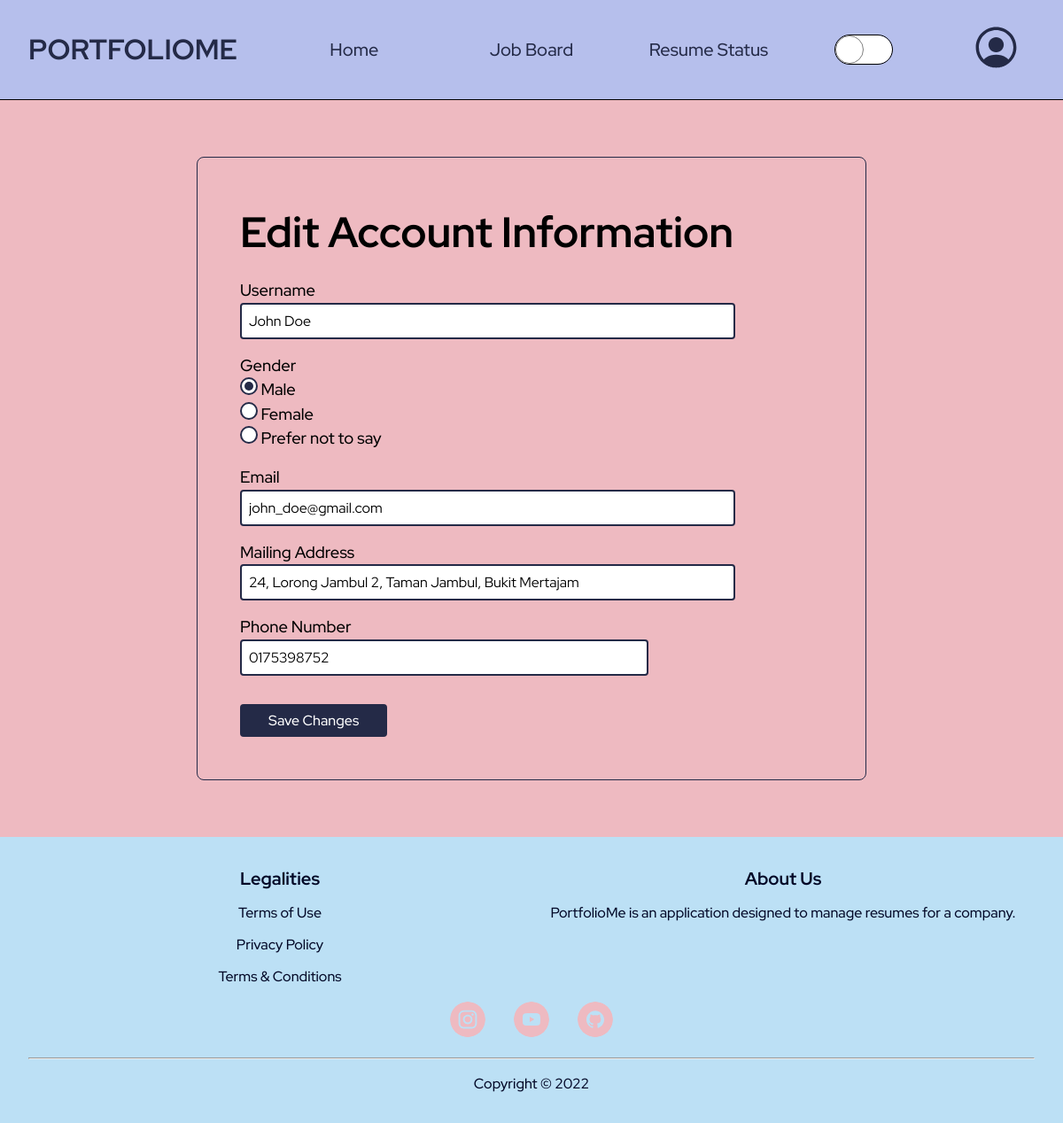
/edit_profile (signed in), run on an earlier commit of the app's database.
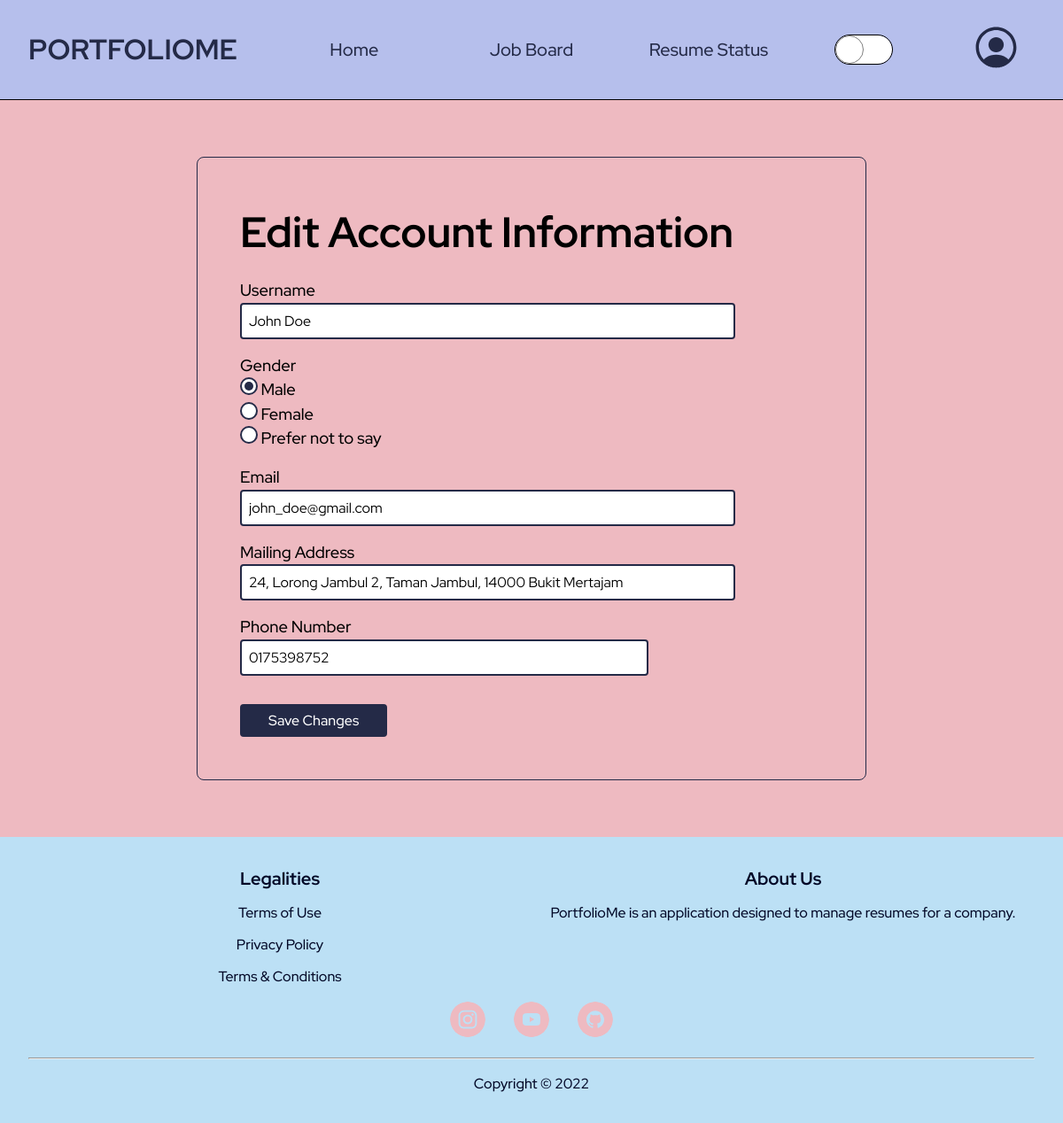
And on a later commit of the database.
### PortfolioMe/models.py (models this page shows, shortened)
class Applicant(db.Model, UserMixin):
    __tablename__ = 'applicant'
    id = db.Column(db.Integer, primary_key=True)
    username = db.Column(db.String(50), unique=True, nullable=False)
    ic = db.Column(db.String(12), unique=True, nullable=False)
    mailing_address = db.Column(db.String(100), unique=False, nullable=False)
    password = db.Column(db.String(60), unique=False, nullable=False)
    gender = db.Column(db.String(20), unique=False, nullable=False)
    email = db.Column(db.String(50), unique=True, nullable=False)
    phone_number = db.Column(db.String(20), unique=False, nullable=False)
    resumes_owned = db.relationship(
        'Resume', backref='associated_applicant', uselist=True)
    status = db.Column(db.String(20), unique=False,
                       nullable=False, default='Active')

### PortfolioMe/client/routes.py (the view)
@client.route("/edit_profile", methods=["GET", "POST"])
@login_required
def edit_profile():
    form = EditProfileForm()
    if form.validate_on_submit():
        current_user.username = form.username.data
        current_user.email = form.email.data
        current_user.mailing_address = form.mailing_address.data
        current_user.phone_number = form.phone_number.data
        current_user.gender = form.gender.data
        db.session.commit()
        flash(f"Profile updated successfully.", "success")
        return redirect(url_for("client.edit_profile"))
    elif request.method == "GET":
        form.username.data = current_user.username
        form.email.data = current_user.email
        form.mailing_address.data = current_user.mailing_address
        form.phone_number.data = current_user.phone_number
        form.gender.data = current_user.gender
    return render_template("client/edit_profile.html", form=form)

### PortfolioMe/client/forms.py (shortened to what this page needs)
class EditProfileForm(FlaskForm):
    username = StringField('Username', validators=[
        DataRequired(), Length(min=3, max=20)])
    email = StringField('Email', validators=[DataRequired(), Email()])
    mailing_address = StringField(
        'Mailing Address', validators=[DataRequired()])
    phone_number = TelField('Phone Number', validators=[
        DataRequired(), Length(min=8, max=11, message="Follows Malaysian phone number format."), Regexp(r"(01)[0-9]{1}[0-9]{6,8}", message="Phone number is 9 to 11 characters without dash.")])
    radio = ["Male", "Female", "Prefer not to say"]
    gender = RadioField('Gender', validators=[DataRequired()], choices=radio)
    submit = SubmitField('Save Changes')

### PortfolioMe/models.py (called while the page is built)
@login_manager.user_loader
def load_user(user_id):
    return Applicant.query.get(int(user_id))

### PortfolioMe/templates/client/edit_profile.html (shortened to what this page needs)
{% extends "layout/base.html" %}  {% block css %}<link
    rel="stylesheet"
    href="{{ url_for('static', filename='css/client/edit_profile.css') }}"
/>
{% endblock %} {% block content %}
<main class="edit-profile-container">
    <section class="account-info">
        <h1>Edit Account Information</h1>
        <form method="POST" class="form-container" novalidate>
            <div>
                {{ form.username.label }} {% if form.username.errors %} {{
                form.username(placeholder='New username') }}
                <p class="error-msg">
                    {% for error in form.username.errors %} {{ error }} {%
                    endfor %}
                </p>
                {% else %} {{ form.username(placeholder='New username') }} {%
                endif %}
            </div>
            <div>
                {{ form.gender.label }}
                <span
                    >{% if form.gender.errors %} {{ form.gender }}
                    <p class="error-msg">
                        {% for error in form.gender.errors %} {{ error }} {%
                        endfor %}
                    </p>
                    {% else %} {{ form.gender }} {% endif %}
                </span>
            </div>
            <div>
                {{ form.email.label }} {% if form.email.errors %} {{
                form.email(placeholder='New email') }}
                <p class="error-msg">
                    {% for error in form.email.errors %} {{ error }} {% endfor
                    %}
                </p>
                {% else %} {{ form.email(placeholder='New email')}} {% endif %}
            </div>
            <div>
                {{ form.mailing_address.label }} {% if
                form.mailing_address.errors %} {{
                form.mailing_address(placeholder='New mailing address') }}
                <p class="error-msg">
                    {% for error in form.mailing_address.errors %} {{ error }}
                    {% endfor %}
                </p>
                {% else %} {{ form.mailing_address(placeholder='New mailing
                address')}} {% endif %}
            </div>
            <div>
                {{ form.phone_number.label }} {% if form.phone_number.errors %}
                {{ form.phone_number(placeholder='New phone number') }}
                <p class="error-msg">
                    {% for error in form.phone_number.errors %} {{ error }} {%
                    endfor %}
                </p>
                {% else %} {{ form.phone_number(placeholder='New phone number')}} {% endif %}
            </div>
            <div>{{ form.submit }}</div>
        </form>
    </section>
</main>
{% endblock %} {% block javascript %}{% endblock %}

### PortfolioMe/templates/layout/base.html (shortened to what this page needs)
<!DOCTYPE html>
<html lang="en">
    <head>
        <link
            rel="stylesheet"
            href="{{ url_for('static', filename='css/layout/base.css') }}"
        />
        <link
            rel="stylesheet"
            href="{{ url_for('static', filename='css/layout/reset.css') }}"
        />
        {% block css %} {% endblock %}
    </head>
    <body>
        <header>
            <div class="logo">
                <a href="{{ url_for('main.home') }}">PortfolioMe</a>
            </div>
            <nav class="navigation-bar">
                <ul>
                    {% if current_user.is_authenticated %}
                    <li>
                        <a href="{{ url_for('main.home') }}">Home</a>
                    </li>
                    <li>
                        <a href="{{ url_for('client.job_board') }}"
                            >Job Board</a
                        >
                    </li>
                    <li>
                        <a href="{{ url_for('client.resume_list') }}"
                            >Resume Status</a
                        >
                    </li>
                    {% endif %}
                </ul>
            </nav>
            <div class="toggle-dark-light-mode">
            </div>
            {% if current_user.is_authenticated %}
            <div class="profile-container">
                <button id="profile">
                </button>
            </div>
            {% else %}
            <div class="authentication-box">
                <a href="{{ url_for('auth.login') }}" class="login-btn"
                    >Login</a
                >
            </div>
            {% endif %}
        </header>
        {% block content %} {% endblock %}
        <footer>
            <div class="legalities">
                <h4>Legalities</h4>
                <a href="#">Terms of Use</a>
                <a href="#">Privacy Policy</a>
                <a href="#">Terms &amp; Conditions</a>
            </div>
            <div class="about-us">
                <h4>About Us</h4>
                <p>
                    PortfolioMe is an application designed to manage resumes for
                    a company.
                </p>
            </div>
            <div class="icons">
                <a href="#"
                    >
                </a>
                <a href="#"
                    >
                </a>
                <a href="#"
                    >
                </a>
            </div>
            <hr />
            <div class="copyright">Copyright &copy; 2022</div>
        </footer>
    </body>
</html>

### PortfolioMe/static/css/layout/base.css (style rules this page uses)
body { display: grid; grid-template-rows: auto 1fr auto; }
header { background-color: hsl(var(--light-blue)); display: grid; grid-template-columns: 1fr 4fr 1fr 1fr; border-bottom: 1px solid black; }
.logo { padding: 2em; }
.logo > a { font-size: 2rem; text-transform: uppercase; color: hsl(var(--dark-blue)); font-weight: 700; }
.navigation-bar > ul { display: flex; justify-content: space-around; align-items: center; height: 100%; list-style: none; }
.navigation-bar li { position: relative; width: 100%; height: 100%; }
.navigation-bar li::after { content: ''; display: block; height: 3px; width: 0; background-color: hsl(var(--dark-blue)); position: absolute; bottom: 0; transition: width 200ms ease-in-out; }
.navigation-bar a { font-size: 1.25rem; color: hsl(var(--dark-blue)); font-weight: 500; width: 100%; height: 100%; display: flex; justify-content: center; align-items: center; }
.toggle-dark-light-mode { display: flex; justify-content: center; align-items: center; }
.toggle-dark-light-mode { user-select: none; }
:root { --width: 4rem; }
.profile-container { display: grid; place-items: center; }
.profile-container > button { border-radius: 100%; outline: none; background-color: transparent; border: none; cursor: pointer; position: relative; }
input[type='text'], input[type='password'], input[type='email'], input[type='file'], input[type='tel'] { display: block; padding: 0.5rem; border-radius: 0.25rem; }
input[type='submit'], input[type='button'] { cursor: pointer; padding-inline: 2rem; padding-block: 0.5rem; border-radius: 0.25rem; border: none; font-weight: 500; }
footer { display: grid; grid-template-columns: repeat(2, 1fr); grid-template-areas: 'Legalities AboutUs' 'Icons Icons' 'Lining Lining' 'Copyright Copyright'; row-gap: 1rem; background-color: hsl(var(--sky-blue)); color: hsl(var(--pure-white)); padding: 2rem; }
footer .legalities, footer .about-us { display: flex; flex-direction: column; align-items: center; row-gap: 0.75rem; }
.legalities { grid-area: Legalities; }
.about-us { grid-area: AboutUs; }
.legalities h4, .about-us h4 { font-size: 1.25rem; }
.legalities h4, .about-us h4, .legalities a, .about-us p, .copyright { color: hsl(var(--blue-shade)); }
footer .icons, footer .copyright { display: flex; justify-content: center; column-gap: 2rem; }
.icons { grid-area: Icons; }
.icons svg { border-radius: 100%; }
.copyright { grid-area: Copyright; }
footer hr { grid-area: Lining; }

### PortfolioMe/static/css/client/edit_profile.css (style rules this page uses)
body { font-weight: 500; z-index: 0; }
main.edit-profile-container { padding-block: 4rem; padding-inline: 12rem; background-color: hsl(var(--pink)); }
section.account-info { margin-inline: auto; width: 75%; padding: 3rem; border-radius: 0.5rem; border: 1px solid hsl(var(--dark-blue)); }
.account-info h1 { font-size: 3rem; margin-bottom: 1rem; }
.form-container { margin-top: 1rem; display: flex; flex-direction: column; row-gap: 1rem; }
input[type='text'], input[type='password'], input[type='email'], input[type='tel'] { border: 2px solid hsl(var(--dark-blue)); width: 70%; }
input[type='submit'] { background-color: hsl(var(--dark-blue)); color: hsl(var(--pure-white)); margin-top: 1rem; }
.form-container label { font-size: 1.15rem; }
.form-container span ul { list-style: none; display: flex; column-gap: 1rem; padding-inline-start: 0; }
.form-container span input { appearance: none; position: relative; width: 20px; height: 20px; border-radius: 50%; border: 2px solid hsl(var(--dark-blue)); background-color: hsl(var(--pure-white)); }
.form-container span input:checked::before { content: ''; position: absolute; width: 10px; height: 10px; top: 50%; left: 50%; transform: translate(-50%, -50%); border-radius: 50%; background-color: hsl(var(--dark-blue)); }
@media screen and (max-width: 1200px) { main.edit-profile-container { padding-inline: 6rem; } }
@media screen and (max-width: 1200px) { input[type='text'], input[type='password'], input[type='email'] { width: 85%; } }
@media screen and (max-width: 1200px) { .form-container span ul { flex-direction: column; } }

What changed in the data, as far as the page shows it:
changed Applicant "John Doe": mailing_address "24, Lorong Jambul 2, Taman Jambul, Bukit Mertajam" → "24, Lorong Jambul 2, Taman Jambul, 14000 Bukit Mertajam"
